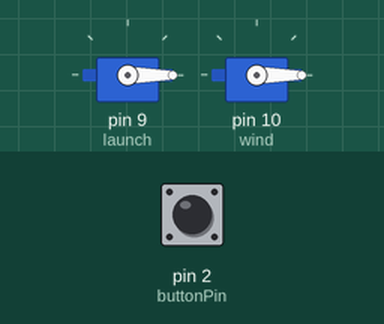
Recording of a sketch running on a simulated Arduino Uno, built with avr-gcc and run on an emulated ATmega328P. On the bench: 2 × servo. The test bench sets the inputs (shaded band); at power-on: pin 2 (buttonPin) LOW.

Above: at 1.2 s.
1.3 s: pin 2 (buttonPin) pulled HIGH for 0.15 s
At 2.5 s:
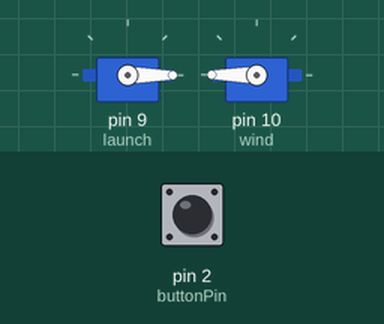
At 4.8 s:
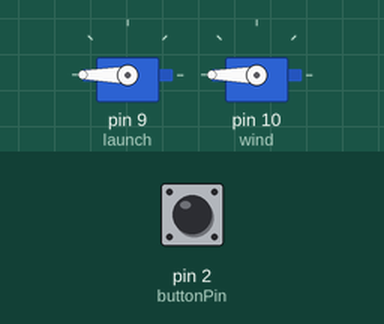
Timing chart, 0 to 10.4 s (numbered marks = the images above; inputs shaded):
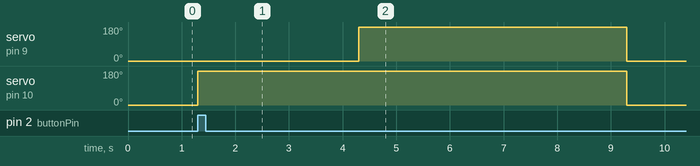

Measured:
- after the input at 1.3 s, servo on pin 9 (launch): 0° → 180° after 3.0 s, → 0° 5.0 s later; servo on pin 10 (wind): 0° → 180° at once, → 0° 8.0 s later

The sketch:

catapult.ino
```cpp
// Written by Ryan Jones

#include <Servo.h>

const int buttonPin = 2;  //button used to move servo to lock position, attached to digital input 2
int buttonState = 0;  //initial state of button

Servo launch;  // create a servo object to control a servo
Servo wind;
int position = 0; //servo starts at neutral position

void setup() {
  Serial.begin(9600); //display serial input (reads pressure sensor value - adjust threshold accordingly)
  pinMode(buttonPin, INPUT); //make the button pin an input pin
  launch.attach(9); //servo attached to pin 9 to hold/fire catapult
  wind.attach(10);
  launch.write(0);
  wind.write(0);
}

void loop() {
  buttonState = digitalRead(buttonPin); //read value of button

  if(buttonState == HIGH) { //if button pressed...
  wind.write(180);
  delay(3000);
  launch.write(180); //...move servo 90 degrees (change this number to fit your personal use)
  delay(5000);
  launch.write(0);
  wind.write(0);
  }


}
```
